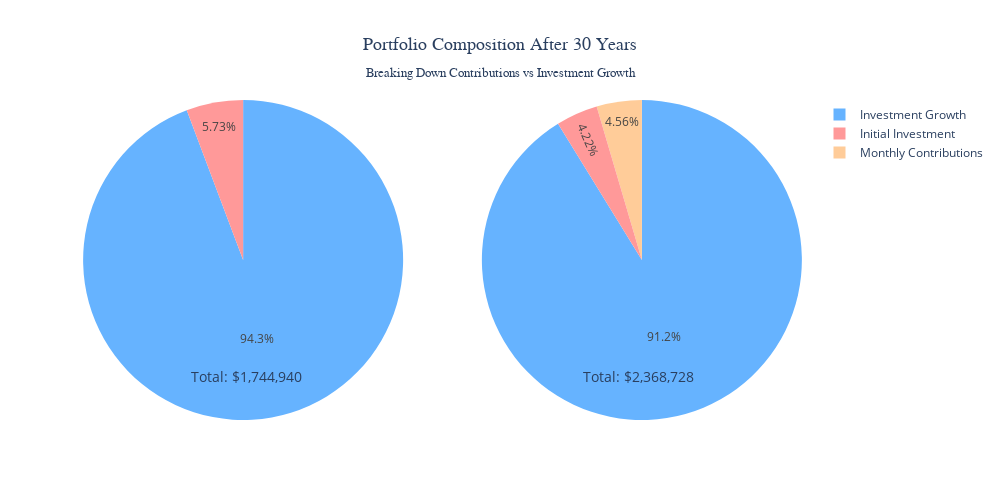
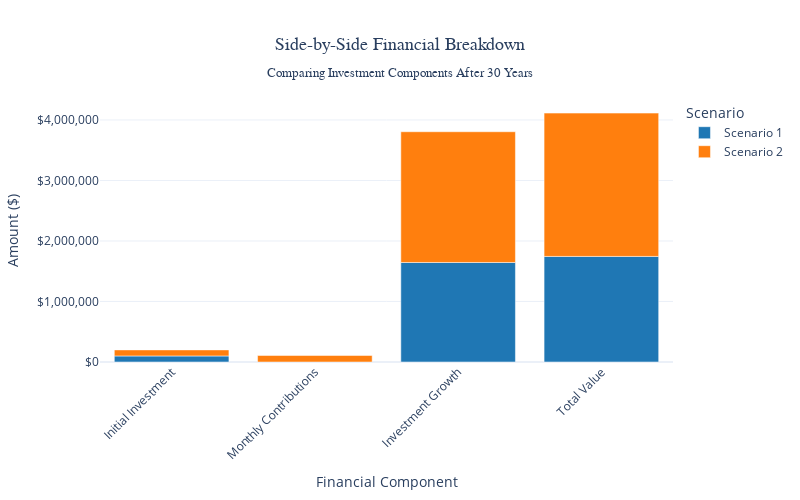

Notebook code for these charts, in order:
### Code cell
# Interactive Portfolio Composition Analysis with Plotly
# Create a subplot figure with pie charts
fig = make_subplots(
    rows=1, cols=2,
    specs=[[{"type": "pie"}, {"type": "pie"}]],
    subplot_titles=('Scenario 1: Lump Sum Only', 'Scenario 2: Lump Sum + Monthly'),
    horizontal_spacing=0.1
)

# Calculate breakdown values
scenario_1_growth = scenario_1.iloc[-1]['Portfolio_Value'] - scenario_1.iloc[-1]['Total_Contributions']
scenario_2_growth = scenario_2.iloc[-1]['Portfolio_Value'] - scenario_2.iloc[-1]['Total_Contributions']
initial_contrib = INITIAL_INVESTMENT
monthly_contrib_total = scenario_2.iloc[-1]['Total_Contributions'] - INITIAL_INVESTMENT

# Scenario 1 pie chart
fig.add_trace(go.Pie(
    labels=['Initial Investment', 'Investment Growth'],
    values=[scenario_1.iloc[-1]['Total_Contributions'], scenario_1_growth],
    name="Scenario 1",
    marker_colors=['#ff9999', '#66b3ff'],
    hovertemplate='<b>%{label}</b><br>Amount: $%{value:,.0f}<br>Percentage: %{percent}<extra></extra>'
), row=1, col=1)

# Scenario 2 pie chart
fig.add_trace(go.Pie(
    labels=['Initial Investment', 'Monthly Contributions', 'Investment Growth'],
    values=[initial_contrib, monthly_contrib_total, scenario_2_growth],
    name="Scenario 2",
    marker_colors=['#ff9999', '#ffcc99', '#66b3ff'],
    hovertemplate='<b>%{label}</b><br>Amount: $%{value:,.0f}<br>Percentage: %{percent}<extra></extra>'
), row=1, col=2)

# Update layout
fig.update_layout(
    title={
        'text': 'Portfolio Composition After 30 Years<br><sub>Breaking Down Contributions vs Investment Growth</sub>',
        'x': 0.5,
        'xanchor': 'center',
        'font': {'size': 18, 'family': 'Arial Black'}
    },
    showlegend=True,
    width=1000,
    height=500,
    annotations=[
        dict(text=f'Total: ${scenario_1.iloc[-1]["Portfolio_Value"]:,.0f}', 
             x=0.23, y=0.1, font_size=14, showarrow=False),
        dict(text=f'Total: ${scenario_2.iloc[-1]["Portfolio_Value"]:,.0f}', 
             x=0.77, y=0.1, font_size=14, showarrow=False)
    ]
)

fig.show()

# Create an interactive comparison bar chart
comparison_metrics = pd.DataFrame({
    'Metric': ['Initial Investment', 'Monthly Contributions', 'Investment Growth', 'Total Value'],
    'Scenario 1': [INITIAL_INVESTMENT, 0, scenario_1_growth, scenario_1.iloc[-1]['Portfolio_Value']],
    'Scenario 2': [INITIAL_INVESTMENT, monthly_contrib_total, scenario_2_growth, scenario_2.iloc[-1]['Portfolio_Value']]
})

# Melt for plotly
metrics_melted = pd.melt(comparison_metrics, 
                        id_vars=['Metric'], 
                        var_name='Scenario', 
                        value_name='Amount')

# Create grouped bar chart
fig_bar = px.bar(metrics_melted, 
                x='Metric', 
                y='Amount', 
                color='Scenario',
                title='Side-by-Side Financial Breakdown<br><sub>Comparing Investment Components After 30 Years</sub>',
                labels={'Amount': 'Amount ($)', 'Metric': 'Financial Component'},
                color_discrete_sequence=['#1f77b4', '#ff7f0e'])

fig_bar.update_layout(
    title={
        'x': 0.5,
        'xanchor': 'center',
        'font': {'size': 18, 'family': 'Arial Black'}
    },
    yaxis_tickformat='$,.0f',
    width=800,
    height=500,
    xaxis_tickangle=-45
)

fig_bar.update_traces(
    hovertemplate='<b>%{fullData.name}</b><br>' +
                  '%{x}: $%{y:,.0f}<br>' +
                  '<extra></extra>'
)

fig_bar.show()

# Print detailed breakdown
print("💰 DETAILED 30-YEAR BREAKDOWN:")
print("=" * 60)
print(f"📊 Scenario 1 (Lump Sum Only):")
print(f"  💵 Initial Investment: ${INITIAL_INVESTMENT:,.0f}")
print(f"  📈 Investment Growth: ${scenario_1_growth:,.0f}")
print(f"  🎯 Total Value: ${scenario_1.iloc[-1]['Portfolio_Value']:,.0f}")
print(f"  🚀 Growth Multiple: {scenario_1.iloc[-1]['Portfolio_Value']/INITIAL_INVESTMENT:.2f}x")
print()
print(f"📊 Scenario 2 (Lump Sum + Monthly):")
print(f"  💵 Initial Investment: ${INITIAL_INVESTMENT:,.0f}")
print(f"  💰 Monthly Contributions: ${monthly_contrib_total:,.0f}")
print(f"  📈 Investment Growth: ${scenario_2_growth:,.0f}")
print(f"  🎯 Total Value: ${scenario_2.iloc[-1]['Portfolio_Value']:,.0f}")
print(f"  🚀 Growth Multiple: {scenario_2.iloc[-1]['Portfolio_Value']/scenario_2.iloc[-1]['Total_Contributions']:.2f}x")

### Figure 1 — Plotly figure (JSON) as saved in the notebook; plotly's stock layout.template omitted (floating-point values rounded to 4 significant figures)
{"data": [{"domain": {"x": [0, 0.45], "y": [0, 1]}, "hovertemplate": "<b>%{label}</b><br>Amount: $%{value:,.0f}<br>Percentage: %{percent}<extra></extra>", "labels": ["Initial Investment", "Investment Growth"], "marker": {"colors": ["#ff9999", "#66b3ff"]}, "name": "Scenario 1", "type": "pie", "values": [100000, 1645000.0]}, {"domain": {"x": [0.55, 1], "y": [0, 1]}, "hovertemplate": "<b>%{label}</b><br>Amount: $%{value:,.0f}<br>Percentage: %{percent}<extra></extra>", "labels": ["Initial Investment", "Monthly Contributions", "Investment Growth"], "marker": {"colors": ["#ff9999", "#ffcc99", "#66b3ff"]}, "name": "Scenario 2", "type": "pie", "values": [100000, 108000, 2161000.0]}], "layout": {"annotations": [{"font": {"size": 14}, "showarrow": false, "text": "Total: $1,744,940", "x": 0.23, "xanchor": "center", "xref": "paper", "y": 0.1, "yanchor": "bottom", "yref": "paper"}, {"font": {"size": 14}, "showarrow": false, "text": "Total: $2,368,728", "x": 0.77, "xanchor": "center", "xref": "paper", "y": 0.1, "yanchor": "bottom", "yref": "paper"}], "height": 500, "showlegend": true, "title": {"font": {"family": "Arial Black", "size": 18}, "text": "Portfolio Composition After 30 Years<br><sub>Breaking Down Contributions vs Investment Growth</sub>", "x": 0.5, "xanchor": "center"}, "width": 1000}}

### Figure 2 — Plotly figure (JSON) as saved in the notebook; plotly's stock layout.template omitted (floating-point values rounded to 4 significant figures)
{"data": [{"alignmentgroup": "True", "hovertemplate": "<b>%{fullData.name}</b><br>%{x}: $%{y:,.0f}<br><extra></extra>", "legendgroup": "Scenario 1", "marker": {"color": "#1f77b4", "pattern": {"shape": ""}}, "name": "Scenario 1", "offsetgroup": "Scenario 1", "orientation": "v", "showlegend": true, "textposition": "auto", "type": "bar", "x": ["Initial Investment", "Monthly Contributions", "Investment Growth", "Total Value"], "xaxis": "x", "y": [100000, 0, 1645000.0, 1745000.0], "yaxis": "y"}, {"alignmentgroup": "True", "hovertemplate": "<b>%{fullData.name}</b><br>%{x}: $%{y:,.0f}<br><extra></extra>", "legendgroup": "Scenario 2", "marker": {"color": "#ff7f0e", "pattern": {"shape": ""}}, "name": "Scenario 2", "offsetgroup": "Scenario 2", "orientation": "v", "showlegend": true, "textposition": "auto", "type": "bar", "x": ["Initial Investment", "Monthly Contributions", "Investment Growth", "Total Value"], "xaxis": "x", "y": [100000, 108000, 2161000.0, 2369000.0], "yaxis": "y"}], "layout": {"barmode": "relative", "height": 500, "legend": {"title": {"text": "Scenario"}, "tracegroupgap": 0}, "title": {"font": {"family": "Arial Black", "size": 18}, "text": "Side-by-Side Financial Breakdown<br><sub>Comparing Investment Components After 30 Years</sub>", "x": 0.5, "xanchor": "center"}, "width": 800, "xaxis": {"anchor": "y", "domain": [0, 1], "tickangle": -45, "title": {"text": "Financial Component"}}, "yaxis": {"anchor": "x", "domain": [0, 1], "tickformat": "$,.0f", "title": {"text": "Amount ($)"}}}}
